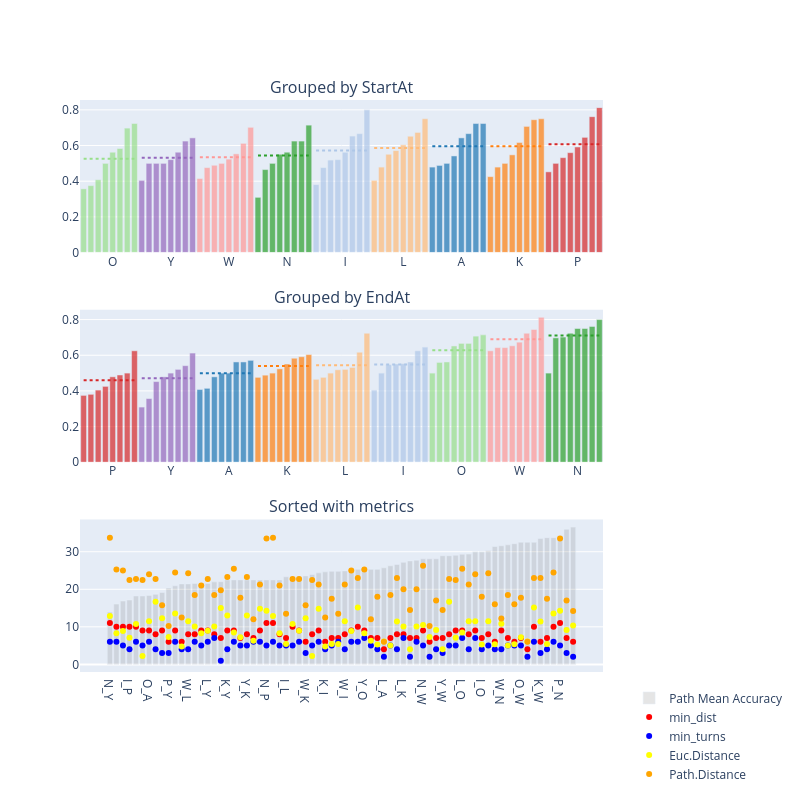

This figure's notebook cell:
### Markdown cell above
## Do the plotting

### Code cell
# Assuming test_df is your initial DataFrame
new_df = test_df.groupby(["StartAt", "EndAt"])["accuracy"].mean().reset_index()
new_df["StartEnd"] = new_df["StartAt"] + "_" + new_df["EndAt"]

# Calculate min turns; first set turns very high for the wrong people
# Note: there's definitely a smarter way to do this in pandas
test_df["accuracy"] = test_df["accuracy"].astype(bool)
test_df["fake_turns"] = test_df["turns_count"]
test_df.loc[~test_df["accuracy"], "fake_turns"] = 999

test_df["min_turns"] = test_df.groupby("StartEnd")["fake_turns"].transform("min")

# Calculate min path dist; first set v high for the wrong people
# Note: there's definitely a smarter way to do this in pandas
test_df["fake_dist"] = test_df["trajs"].apply(len)
test_df.loc[~test_df["accuracy"], "fake_dist"] = 999

test_df["min_dist"] = test_df.groupby("StartEnd")["fake_dist"].transform("min")

print(new_df)
color_dict = {k: f'rgb({v[0]*255},{v[1]*255},{v[2]*255})' for k, v in zip(new_df["StartAt"].unique(), plt.get_cmap('tab20').colors)}

# # Create the layout for subplots
fig = make_subplots(rows=3, cols=1, vertical_spacing=0.1, subplot_titles=("Grouped by StartAt", "Grouped by EndAt", "Sorted with metrics"))

# Sorting by StartAt
avg_startat = new_df.groupby("StartAt")["accuracy"].mean().sort_values()
new_df["StartAt"] = pd.Categorical(new_df["StartAt"], categories=avg_startat.index, ordered=True)
new_df = new_df.sort_values(["StartAt", "accuracy"])
new_df["colors_start"] = new_df["StartAt"].apply(lambda x: color_dict[x])

# Add traces for StartAt groups
traces_start, tickvals_start, ticktext_start = create_trace(new_df, "colors_start", "StartAt", "StartAt")
for trace in traces_start:
    fig.add_trace(trace, row=1, col=1)
  
# Sorting by EndAt
avg_endat = new_df.groupby("EndAt")["accuracy"].mean().sort_values()
new_df["EndAt"] = pd.Categorical(new_df["EndAt"], categories=avg_endat.index, ordered=True)
new_df = new_df.sort_values(["EndAt", "accuracy"])
new_df["colors_end"] = new_df["EndAt"].apply(lambda x: color_dict[x])

# Add traces for EndAt groups
traces_end, tickvals_end, ticktext_end = create_trace(new_df, "colors_end", "EndAt", "EndAt")
for trace in traces_end:
    fig.add_trace(trace, row=2, col=1)

## Add third plot
# Assuming test_df is your initial DataFrame
metrics_to_plot = ["min_dist", "min_turns", "Euc.Distance", "Path.Distance"]
colors = ["red", "blue", "yellow", "orange"]

# Prepare data
path_accs = test_df[["StartEnd", "path_mean_acc"] + metrics_to_plot].drop_duplicates(subset=["StartEnd"], keep="first")
path_accs = path_accs.sort_values("path_mean_acc")

# Bar plot for path mean accuracy
bar_trace = go.Bar(
    x=path_accs["StartEnd"],
    y=path_accs["path_mean_acc"]*45,
    marker=dict(color="rgba(0, 0, 0, 0.1)"),
    name="Path Mean Accuracy",
    xaxis="x3",
    yaxis="y11",
    hovertemplate="StartEnd: %{x}<br>Path Mean Accuracy: %{customdata:.2f}<extra></extra>",
    customdata=path_accs["path_mean_acc"],

)
fig.add_trace(bar_trace, row=3, col=1)

# Scatter plots for metrics
for metric, color in zip(metrics_to_plot, colors):
    scatter_trace = go.Scatter(
        x=path_accs["StartEnd"],
        y=path_accs[metric],
        mode='markers',
        marker=dict(color=color),
        name=metric,
        xaxis="x3",
        yaxis="y12"
        # hovertemplate=f"StartEnd: <br>{metric}: %{y:.2f}<extra></extra>"#%{x}
    )
    fig.add_trace(scatter_trace, row=3, col=1)

# Update layout for color legends and custom ticks
fig.update_layout(
    height=800, width=800,
    showlegend=True,
    legend=dict(
        x=1.05,
        y=-10,
        traceorder='normal'
    ),
    xaxis=dict(
        tickvals=tickvals_start,
        ticktext=ticktext_start,
        tickmode='array'
    ),
    xaxis2=dict(
        tickvals=tickvals_end,
        ticktext=ticktext_end,
        tickmode='array',
    ),
    yaxis11=dict(title="Path Mean Accuracy", anchor="x3"),
    yaxis12=dict(title="Metrics", anchor="x3", overlaying='y7', side='right'),
)

fig.update_layout(hovermode="closest")

fig.show()
plot(fig, filename="figures/grouped_by_start_end.html")

### Figure 1 — Plotly figure (JSON) as saved in the notebook; plotly's stock layout.template omitted (floating-point values rounded to 4 significant figures)
{"data": [{"customdata": ["O_Y", "O_P", "O_A", "O_L", "O_I", "O_K", "O_N", "O_W"], "hovertemplate": "<br>%{customdata}, %{y:.2f}<extra></extra>", "marker": {"color": ["rgb(152.0,223.0,138.0)", "rgb(152.0,223.0,138.0)", "rgb(152.0,223.0,138.0)", "rgb(152.0,223.0,138.0)", "rgb(152.0,223.0,138.0)", "rgb(152.0,223.0,138.0)", "rgb(152.0,223.0,138.0)", "rgb(152.0,223.0,138.0)"]}, "opacity": 0.7, "showlegend": false, "type": "bar", "x": ["O_Y", "O_P", "O_A", "O_L", "O_I", "O_K", "O_N", "O_W"], "xaxis": "x", "y": [0.3571, 0.375, 0.4082, 0.5, 0.5625, 0.5833, 0.6977, 0.7234], "yaxis": "y"}, {"hovertemplate": "<b>StartAt: O</b><br>Avg Accuracy: %{y:.2f}<extra></extra>", "line": {"color": "rgb(152.0,223.0,138.0)", "dash": "dot", "width": 2}, "mode": "lines", "name": "Avg StartAt: O, 0.5259022662132642", "showlegend": false, "type": "scatter", "x": ["O_Y", "O_P", "O_A", "O_L", "O_I", "O_K", "O_N", "O_W"], "xaxis": "x", "y": [0.5259, 0.5259, 0.5259, 0.5259, 0.5259, 0.5259, 0.5259, 0.5259], "yaxis": "y"}, {"customdata": ["Y_I", "Y_A", "Y_K", "Y_N", "Y_L", "Y_O", "Y_P", "Y_W"], "hovertemplate": "<br>%{customdata}, %{y:.2f}<extra></extra>", "marker": {"color": ["rgb(148.0,103.0,189.0)", "rgb(148.0,103.0,189.0)", "rgb(148.0,103.0,189.0)", "rgb(148.0,103.0,189.0)", "rgb(148.0,103.0,189.0)", "rgb(148.0,103.0,189.0)", "rgb(148.0,103.0,189.0)", "rgb(148.0,103.0,189.0)"]}, "opacity": 0.7, "showlegend": false, "type": "bar", "x": ["Y_I", "Y_A", "Y_K", "Y_N", "Y_L", "Y_O", "Y_P", "Y_W"], "xaxis": "x", "y": [0.4048, 0.5, 0.5, 0.5, 0.5208, 0.5625, 0.625, 0.6429], "yaxis": "y"}, {"hovertemplate": "<b>StartAt: Y</b><br>Avg Accuracy: %{y:.2f}<extra></extra>", "line": {"color": "rgb(148.0,103.0,189.0)", "dash": "dot", "width": 2}, "mode": "lines", "name": "Avg StartAt: Y, 0.5319940476190477", "showlegend": false, "type": "scatter", "x": ["Y_I", "Y_A", "Y_K", "Y_N", "Y_L", "Y_O", "Y_P", "Y_W"], "xaxis": "x", "y": [0.532, 0.532, 0.532, 0.532, 0.532, 0.532, 0.532, 0.532], "yaxis": "y"}, {"customdata": ["W_A", "W_L", "W_P", "W_O", "W_K", "W_I", "W_Y", "W_N"], "hovertemplate": "<br>%{customdata}, %{y:.2f}<extra></extra>", "marker": {"color": ["rgb(255.0,152.0,150.0)", "rgb(255.0,152.0,150.0)", "rgb(255.0,152.0,150.0)", "rgb(255.0,152.0,150.0)", "rgb(255.0,152.0,150.0)", "rgb(255.0,152.0,150.0)", "rgb(255.0,152.0,150.0)", "rgb(255.0,152.0,150.0)"]}, "opacity": 0.7, "showlegend": false, "type": "bar", "x": ["W_A", "W_L", "W_P", "W_O", "W_K", "W_I", "W_Y", "W_N"], "xaxis": "x", "y": [0.4146, 0.4762, 0.4894, 0.5, 0.5238, 0.5532, 0.6122, 0.7021], "yaxis": "y"}, {"hovertemplate": "<b>StartAt: W</b><br>Avg Accuracy: %{y:.2f}<extra></extra>", "line": {"color": "rgb(255.0,152.0,150.0)", "dash": "dot", "width": 2}, "mode": "lines", "name": "Avg StartAt: W, 0.5339449869205596", "showlegend": false, "type": "scatter", "x": ["W_A", "W_L", "W_P", "W_O", "W_K", "W_I", "W_Y", "W_N"], "xaxis": "x", "y": [0.5339, 0.5339, 0.5339, 0.5339, 0.5339, 0.5339, 0.5339, 0.5339], "yaxis": "y"}, {"customdata": ["N_Y", "N_L", "N_P", "N_K", "N_A", "N_I", "N_W", "N_O"], "hovertemplate": "<br>%{customdata}, %{y:.2f}<extra></extra>", "marker": {"color": ["rgb(44.0,160.0,44.0)", "rgb(44.0,160.0,44.0)", "rgb(44.0,160.0,44.0)", "rgb(44.0,160.0,44.0)", "rgb(44.0,160.0,44.0)", "rgb(44.0,160.0,44.0)", "rgb(44.0,160.0,44.0)", "rgb(44.0,160.0,44.0)"]}, "opacity": 0.7, "showlegend": false, "type": "bar", "x": ["N_Y", "N_L", "N_P", "N_K", "N_A", "N_I", "N_W", "N_O"], "xaxis": "x", "y": [0.3095, 0.4651, 0.5, 0.551, 0.5625, 0.625, 0.625, 0.7143], "yaxis": "y"}, {"hovertemplate": "<b>StartAt: N</b><br>Avg Accuracy: %{y:.2f}<extra></extra>", "line": {"color": "rgb(44.0,160.0,44.0)", "dash": "dot", "width": 2}, "mode": "lines", "name": "Avg StartAt: N, 0.5440557763803195", "showlegend": false, "type": "scatter", "x": ["N_Y", "N_L", "N_P", "N_K", "N_A", "N_I", "N_W", "N_O"], "xaxis": "x", "y": [0.5441, 0.5441, 0.5441, 0.5441, 0.5441, 0.5441, 0.5441, 0.5441], "yaxis": "y"}, {"customdata": ["I_P", "I_K", "I_L", "I_Y", "I_A", "I_W", "I_O", "I_N"], "hovertemplate": "<br>%{customdata}, %{y:.2f}<extra></extra>", "marker": {"color": ["rgb(174.0,199.0,232.0)", "rgb(174.0,199.0,232.0)", "rgb(174.0,199.0,232.0)", "rgb(174.0,199.0,232.0)", "rgb(174.0,199.0,232.0)", "rgb(174.0,199.0,232.0)", "rgb(174.0,199.0,232.0)", "rgb(174.0,199.0,232.0)"]}, "opacity": 0.7, "showlegend": false, "type": "bar", "x": ["I_P", "I_K", "I_L", "I_Y", "I_A", "I_W", "I_O", "I_N"], "xaxis": "x", "y": [0.381, 0.4762, 0.5185, 0.5208, 0.5625, 0.6531, 0.6667, 0.8], "yaxis": "y"}, {"hovertemplate": "<b>StartAt: I</b><br>Avg Accuracy: %{y:.2f}<extra></extra>", "line": {"color": "rgb(174.0,199.0,232.0)", "dash": "dot", "width": 2}, "mode": "lines", "name": "Avg StartAt: I, 0.5723403250188964", "showlegend": false, "type": "scatter", "x": ["I_P", "I_K", "I_L", "I_Y", "I_A", "I_W", "I_O", "I_N"], "xaxis": "x", "y": [0.5723, 0.5723, 0.5723, 0.5723, 0.5723, 0.5723, 0.5723, 0.5723], "yaxis": "y"}, {"customdata": ["L_P", "L_Y", "L_I", "L_A", "L_K", "L_O", "L_W", "L_N"], "hovertemplate": "<br>%{customdata}, %{y:.2f}<extra></extra>", "marker": {"color": ["rgb(255.0,187.0,120.0)", "rgb(255.0,187.0,120.0)", "rgb(255.0,187.0,120.0)", "rgb(255.0,187.0,120.0)", "rgb(255.0,187.0,120.0)", "rgb(255.0,187.0,120.0)", "rgb(255.0,187.0,120.0)", "rgb(255.0,187.0,120.0)"]}, "opacity": 0.7, "showlegend": false, "type": "bar", "x": ["L_P", "L_Y", "L_I", "L_A", "L_K", "L_O", "L_W", "L_N"], "xaxis": "x", "y": [0.4048, 0.4792, 0.551, 0.5714, 0.6042, 0.6522, 0.6735, 0.75], "yaxis": "y"}, {"hovertemplate": "<b>StartAt: L</b><br>Avg Accuracy: %{y:.2f}<extra></extra>", "line": {"color": "rgb(255.0,187.0,120.0)", "dash": "dot", "width": 2}, "mode": "lines", "name": "Avg StartAt: L, 0.5857734398107068", "showlegend": false, "type": "scatter", "x": ["L_P", "L_Y", "L_I", "L_A", "L_K", "L_O", "L_W", "L_N"], "xaxis": "x", "y": [0.5858, 0.5858, 0.5858, 0.5858, 0.5858, 0.5858, 0.5858, 0.5858], "yaxis": "y"}, {"customdata": ["A_P", "A_K", "A_I", "A_Y", "A_W", "A_O", "A_L", "A_N"], "hovertemplate": "<br>%{customdata}, %{y:.2f}<extra></extra>", "marker": {"color": ["rgb(31.0,119.0,180.0)", "rgb(31.0,119.0,180.0)", "rgb(31.0,119.0,180.0)", "rgb(31.0,119.0,180.0)", "rgb(31.0,119.0,180.0)", "rgb(31.0,119.0,180.0)", "rgb(31.0,119.0,180.0)", "rgb(31.0,119.0,180.0)"]}, "opacity": 0.7, "showlegend": false, "type": "bar", "x": ["A_P", "A_K", "A_I", "A_Y", "A_W", "A_O", "A_L", "A_N"], "xaxis": "x", "y": [0.4792, 0.4884, 0.5, 0.5417, 0.6429, 0.6667, 0.7234, 0.7234], "yaxis": "y"}, {"hovertemplate": "<b>StartAt: A</b><br>Avg Accuracy: %{y:.2f}<extra></extra>", "line": {"color": "rgb(31.0,119.0,180.0)", "dash": "dot", "width": 2}, "mode": "lines", "name": "Avg StartAt: A, 0.595692218314837", "showlegend": false, "type": "scatter", "x": ["A_P", "A_K", "A_I", "A_Y", "A_W", "A_O", "A_L", "A_N"], "xaxis": "x", "y": [0.5957, 0.5957, 0.5957, 0.5957, 0.5957, 0.5957, 0.5957, 0.5957], "yaxis": "y"}, {"customdata": ["K_P", "K_A", "K_Y", "K_I", "K_L", "K_O", "K_W", "K_N"], "hovertemplate": "<br>%{customdata}, %{y:.2f}<extra></extra>", "marker": {"color": ["rgb(255.0,127.0,14.0)", "rgb(255.0,127.0,14.0)", "rgb(255.0,127.0,14.0)", "rgb(255.0,127.0,14.0)", "rgb(255.0,127.0,14.0)", "rgb(255.0,127.0,14.0)", "rgb(255.0,127.0,14.0)", "rgb(255.0,127.0,14.0)"]}, "opacity": 0.7, "showlegend": false, "type": "bar", "x": ["K_P", "K_A", "K_Y", "K_I", "K_L", "K_O", "K_W", "K_N"], "xaxis": "x", "y": [0.4255, 0.4792, 0.5, 0.5476, 0.617, 0.7073, 0.7447, 0.75], "yaxis": "y"}, {"hovertemplate": "<b>StartAt: K</b><br>Avg Accuracy: %{y:.2f}<extra></extra>", "line": {"color": "rgb(255.0,127.0,14.0)", "dash": "dot", "width": 2}, "mode": "lines", "name": "Avg StartAt: K, 0.5964171037512047", "showlegend": false, "type": "scatter", "x": ["K_P", "K_A", "K_Y", "K_I", "K_L", "K_O", "K_W", "K_N"], "xaxis": "x", "y": [0.5964, 0.5964, 0.5964, 0.5964, 0.5964, 0.5964, 0.5964, 0.5964], "yaxis": "y"}, {"customdata": ["P_Y", "P_A", "P_L", "P_O", "P_K", "P_I", "P_N", "P_W"], "hovertemplate": "<br>%{customdata}, %{y:.2f}<extra></extra>", "marker": {"color": ["rgb(214.0,39.0,40.0)", "rgb(214.0,39.0,40.0)", "rgb(214.0,39.0,40.0)", "rgb(214.0,39.0,40.0)", "rgb(214.0,39.0,40.0)", "rgb(214.0,39.0,40.0)", "rgb(214.0,39.0,40.0)", "rgb(214.0,39.0,40.0)"]}, "opacity": 0.7, "showlegend": false, "type": "bar", "x": ["P_Y", "P_A", "P_L", "P_O", "P_K", "P_I", "P_N", "P_W"], "xaxis": "x", "y": [0.4524, 0.5, 0.5319, 0.56, 0.5918, 0.6458, 0.7619, 0.8125], "yaxis": "y"}, {"hovertemplate": "<b>StartAt: P</b><br>Avg Accuracy: %{y:.2f}<extra></extra>", "line": {"color": "rgb(214.0,39.0,40.0)", "dash": "dot", "width": 2}, "mode": "lines", "name": "Avg StartAt: P, 0.6070463344912433", "showlegend": false, "type": "scatter", "x": ["P_Y", "P_A", "P_L", "P_O", "P_K", "P_I", "P_N", "P_W"], "xaxis": "x", "y": [0.607, 0.607, 0.607, 0.607, 0.607, 0.607, 0.607, 0.607], "yaxis": "y"}, {"customdata": ["O_P", "I_P", "L_P", "K_P", "A_P", "W_P", "N_P", "Y_P"], "hovertemplate": "<br>%{customdata}, %{y:.2f}<extra></extra>", "marker": {"color": ["rgb(214.0,39.0,40.0)", "rgb(214.0,39.0,40.0)", "rgb(214.0,39.0,40.0)", "rgb(214.0,39.0,40.0)", "rgb(214.0,39.0,40.0)", "rgb(214.0,39.0,40.0)", "rgb(214.0,39.0,40.0)", "rgb(214.0,39.0,40.0)"]}, "opacity": 0.7, "showlegend": false, "type": "bar", "x": ["O_P", "I_P", "L_P", "K_P", "A_P", "W_P", "N_P", "Y_P"], "xaxis": "x2", "y": [0.375, 0.381, 0.4048, 0.4255, 0.4792, 0.4894, 0.5, 0.625], "yaxis": "y2"}, {"hovertemplate": "<b>EndAt: P</b><br>Avg Accuracy: %{y:.2f}<extra></extra>", "line": {"color": "rgb(214.0,39.0,40.0)", "dash": "dot", "width": 2}, "mode": "lines", "name": "Avg EndAt: P, 0.45997182117527863", "showlegend": false, "type": "scatter", "x": ["O_P", "I_P", "L_P", "K_P", "A_P", "W_P", "N_P", "Y_P"], "xaxis": "x2", "y": [0.46, 0.46, 0.46, 0.46, 0.46, 0.46, 0.46, 0.46], "yaxis": "y2"}, {"customdata": ["N_Y", "O_Y", "P_Y", "L_Y", "K_Y", "I_Y", "A_Y", "W_Y"], "hovertemplate": "<br>%{customdata}, %{y:.2f}<extra></extra>", "marker": {"color": ["rgb(148.0,103.0,189.0)", "rgb(148.0,103.0,189.0)", "rgb(148.0,103.0,189.0)", "rgb(148.0,103.0,189.0)", "rgb(148.0,103.0,189.0)", "rgb(148.0,103.0,189.0)", "rgb(148.0,103.0,189.0)", "rgb(148.0,103.0,189.0)"]}, "opacity": 0.7, "showlegend": false, "type": "bar", "x": ["N_Y", "O_Y", "P_Y", "L_Y", "K_Y", "I_Y", "A_Y", "W_Y"], "xaxis": "x2", "y": [0.3095, 0.3571, 0.4524, 0.4792, 0.5, 0.5208, 0.5417, 0.6122], "yaxis": "y2"}, {"hovertemplate": "<b>EndAt: Y</b><br>Avg Accuracy: %{y:.2f}<extra></extra>", "line": {"color": "rgb(148.0,103.0,189.0)", "dash": "dot", "width": 2}, "mode": "lines", "name": "Avg EndAt: Y, 0.4716198979591837", "showlegend": false, "type": "scatter", "x": ["N_Y", "O_Y", "P_Y", "L_Y", "K_Y", "I_Y", "A_Y", "W_Y"], "xaxis": "x2", "y": [0.4716, 0.4716, 0.4716, 0.4716, 0.4716, 0.4716, 0.4716, 0.4716], "yaxis": "y2"}, {"customdata": ["O_A", "W_A", "K_A", "Y_A", "P_A", "N_A", "I_A", "L_A"], "hovertemplate": "<br>%{customdata}, %{y:.2f}<extra></extra>", "marker": {"color": ["rgb(31.0,119.0,180.0)", "rgb(31.0,119.0,180.0)", "rgb(31.0,119.0,180.0)", "rgb(31.0,119.0,180.0)", "rgb(31.0,119.0,180.0)", "rgb(31.0,119.0,180.0)", "rgb(31.0,119.0,180.0)", "rgb(31.0,119.0,180.0)"]}, "opacity": 0.7, "showlegend": false, "type": "bar", "x": ["O_A", "W_A", "K_A", "Y_A", "P_A", "N_A", "I_A", "L_A"], "xaxis": "x2", "y": [0.4082, 0.4146, 0.4792, 0.5, 0.5, 0.5625, 0.5625, 0.5714], "yaxis": "y2"}, {"hovertemplate": "<b>EndAt: A</b><br>Avg Accuracy: %{y:.2f}<extra></extra>", "line": {"color": "rgb(31.0,119.0,180.0)", "dash": "dot", "width": 2}, "mode": "lines", "name": "Avg EndAt: A, 0.499799081217853", "showlegend": false, "type": "scatter", "x": ["O_A", "W_A", "K_A", "Y_A", "P_A", "N_A", "I_A", "L_A"], "xaxis": "x2", "y": [0.4998, 0.4998, 0.4998, 0.4998, 0.4998, 0.4998, 0.4998, 0.4998], "yaxis": "y2"}, {"customdata": ["I_K", "A_K", "Y_K", "W_K", "N_K", "O_K", "P_K", "L_K"], "hovertemplate": "<br>%{customdata}, %{y:.2f}<extra></extra>", "marker": {"color": ["rgb(255.0,127.0,14.0)", "rgb(255.0,127.0,14.0)", "rgb(255.0,127.0,14.0)", "rgb(255.0,127.0,14.0)", "rgb(255.0,127.0,14.0)", "rgb(255.0,127.0,14.0)", "rgb(255.0,127.0,14.0)", "rgb(255.0,127.0,14.0)"]}, "opacity": 0.7, "showlegend": false, "type": "bar", "x": ["I_K", "A_K", "Y_K", "W_K", "N_K", "O_K", "P_K", "L_K"], "xaxis": "x2", "y": [0.4762, 0.4884, 0.5, 0.5238, 0.551, 0.5833, 0.5918, 0.6042], "yaxis": "y2"}, {"hovertemplate": "<b>EndAt: K</b><br>Avg Accuracy: %{y:.2f}<extra></extra>", "line": {"color": "rgb(255.0,127.0,14.0)", "dash": "dot", "width": 2}, "mode": "lines", "name": "Avg EndAt: K, 0.5398411544850499", "showlegend": false, "type": "scatter", "x": ["I_K", "A_K", "Y_K", "W_K", "N_K", "O_K", "P_K", "L_K"], "xaxis": "x2", "y": [0.5398, 0.5398, 0.5398, 0.5398, 0.5398, 0.5398, 0.5398, 0.5398], "yaxis": "y2"}, {"customdata": ["N_L", "W_L", "O_L", "I_L", "Y_L", "P_L", "K_L", "A_L"], "hovertemplate": "<br>%{customdata}, %{y:.2f}<extra></extra>", "marker": {"color": ["rgb(255.0,187.0,120.0)", "rgb(255.0,187.0,120.0)", "rgb(255.0,187.0,120.0)", "rgb(255.0,187.0,120.0)", "rgb(255.0,187.0,120.0)", "rgb(255.0,187.0,120.0)", "rgb(255.0,187.0,120.0)", "rgb(255.0,187.0,120.0)"]}, "opacity": 0.7, "showlegend": false, "type": "bar", "x": ["N_L", "W_L", "O_L", "I_L", "Y_L", "P_L", "K_L", "A_L"], "xaxis": "x2", "y": [0.4651, 0.4762, 0.5, 0.5185, 0.5208, 0.5319, 0.617, 0.7234], "yaxis": "y2"}, {"hovertemplate": "<b>EndAt: L</b><br>Avg Accuracy: %{y:.2f}<extra></extra>", "line": {"color": "rgb(255.0,187.0,120.0)", "dash": "dot", "width": 2}, "mode": "lines", "name": "Avg EndAt: L, 0.5441248790805013", "showlegend": false, "type": "scatter", "x": ["N_L", "W_L", "O_L", "I_L", "Y_L", "P_L", "K_L", "A_L"], "xaxis": "x2", "y": [0.5441, 0.5441, 0.5441, 0.5441, 0.5441, 0.5441, 0.5441, 0.5441], "yaxis": "y2"}, {"customdata": ["Y_I", "A_I", "K_I", "L_I", "W_I", "O_I", "N_I", "P_I"], "hovertemplate": "<br>%{customdata}, %{y:.2f}<extra></extra>", "marker": {"color": ["rgb(174.0,199.0,232.0)", "rgb(174.0,199.0,232.0)", "rgb(174.0,199.0,232.0)", "rgb(174.0,199.0,232.0)", "rgb(174.0,199.0,232.0)", "rgb(174.0,199.0,232.0)", "rgb(174.0,199.0,232.0)", "rgb(174.0,199.0,232.0)"]}, "opacity": 0.7, "showlegend": false, "type": "bar", "x": ["Y_I", "A_I", "K_I", "L_I", "W_I", "O_I", "N_I", "P_I"], "xaxis": "x2", "y": [0.4048, 0.5, 0.5476, 0.551, 0.5532, 0.5625, 0.625, 0.6458], "yaxis": "y2"}, {"hovertemplate": "<b>EndAt: I</b><br>Avg Accuracy: %{y:.2f}<extra></extra>", "line": {"color": "rgb(174.0,199.0,232.0)", "dash": "dot", "width": 2}, "mode": "lines", "name": "Avg EndAt: I, 0.5487407729049067", "showlegend": false, "type": "scatter", "x": ["Y_I", "A_I", "K_I", "L_I", "W_I", "O_I", "N_I", "P_I"], "xaxis": "x2", "y": [0.5487, 0.5487, 0.5487, 0.5487, 0.5487, 0.5487, 0.5487, 0.5487], "yaxis": "y2"}, {"customdata": ["W_O", "P_O", "Y_O", "L_O", "I_O", "A_O", "K_O", "N_O"], "hovertemplate": "<br>%{customdata}, %{y:.2f}<extra></extra>", "marker": {"color": ["rgb(152.0,223.0,138.0)", "rgb(152.0,223.0,138.0)", "rgb(152.0,223.0,138.0)", "rgb(152.0,223.0,138.0)", "rgb(152.0,223.0,138.0)", "rgb(152.0,223.0,138.0)", "rgb(152.0,223.0,138.0)", "rgb(152.0,223.0,138.0)"]}, "opacity": 0.7, "showlegend": false, "type": "bar", "x": ["W_O", "P_O", "Y_O", "L_O", "I_O", "A_O", "K_O", "N_O"], "xaxis": "x2", "y": [0.5, 0.56, 0.5625, 0.6522, 0.6667, 0.6667, 0.7073, 0.7143], "yaxis": "y2"}, {"hovertemplate": "<b>EndAt: O</b><br>Avg Accuracy: %{y:.2f}<extra></extra>", "line": {"color": "rgb(152.0,223.0,138.0)", "dash": "dot", "width": 2}, "mode": "lines", "name": "Avg EndAt: O, 0.6287012542291571", "showlegend": false, "type": "scatter", "x": ["W_O", "P_O", "Y_O", "L_O", "I_O", "A_O", "K_O", "N_O"], "xaxis": "x2", "y": [0.6287, 0.6287, 0.6287, 0.6287, 0.6287, 0.6287, 0.6287, 0.6287], "yaxis": "y2"}, {"customdata": ["N_W", "Y_W", "A_W", "I_W", "L_W", "O_W", "K_W", "P_W"], "hovertemplate": "<br>%{customdata}, %{y:.2f}<extra></extra>", "marker": {"color": ["rgb(255.0,152.0,150.0)", "rgb(255.0,152.0,150.0)", "rgb(255.0,152.0,150.0)", "rgb(255.0,152.0,150.0)", "rgb(255.0,152.0,150.0)", "rgb(255.0,152.0,150.0)", "rgb(255.0,152.0,150.0)", "rgb(255.0,152.0,150.0)"]}, "opacity": 0.7, "showlegend": false, "type": "bar", "x": ["N_W", "Y_W", "A_W", "I_W", "L_W", "O_W", "K_W", "P_W"], "xaxis": "x2", "y": [0.625, 0.6429, 0.6429, 0.6531, 0.6735, 0.7234, 0.7447, 0.8125], "yaxis": "y2"}, {"hovertemplate": "<b>EndAt: W</b><br>Avg Accuracy: %{y:.2f}<extra></extra>", "line": {"color": "rgb(255.0,152.0,150.0)", "dash": "dot", "width": 2}, "mode": "lines", "name": "Avg EndAt: W, 0.6897287505427703", "showlegend": false, "type": "scatter", "x": ["N_W", "Y_W", "A_W", "I_W", "L_W", "O_W", "K_W", "P_W"], "xaxis": "x2", "y": [0.6897, 0.6897, 0.6897, 0.6897, 0.6897, 0.6897, 0.6897, 0.6897], "yaxis": "y2"}, {"customdata": ["Y_N", "O_N", "W_N", "A_N", "L_N", "K_N", "P_N", "I_N"], "hovertemplate": "<br>%{customdata}, %{y:.2f}<extra></extra>", "marker": {"color": ["rgb(44.0,160.0,44.0)", "rgb(44.0,160.0,44.0)", "rgb(44.0,160.0,44.0)", "rgb(44.0,160.0,44.0)", "rgb(44.0,160.0,44.0)", "rgb(44.0,160.0,44.0)", "rgb(44.0,160.0,44.0)", "rgb(44.0,160.0,44.0)"]}, "opacity": 0.7, "showlegend": false, "type": "bar", "x": ["Y_N", "O_N", "W_N", "A_N", "L_N", "K_N", "P_N", "I_N"], "xaxis": "x2", "y": [0.5, 0.6977, 0.7021, 0.7234, 0.75, 0.75, 0.7619, 0.8], "yaxis": "y2"}, {"hovertemplate": "<b>EndAt: N</b><br>Avg Accuracy: %{y:.2f}<extra></extra>", "line": {"color": "rgb(44.0,160.0,44.0)", "dash": "dot", "width": 2}, "mode": "lines", "name": "Avg EndAt: N, 0.7106388869253788", "showlegend": false, "type": "scatter", "x": ["Y_N", "O_N", "W_N", "A_N", "L_N", "K_N", "P_N", "I_N"], "xaxis": "x2", "y": [0.7106, 0.7106, 0.7106, 0.7106, 0.7106, 0.7106, 0.7106, 0.7106], "yaxis": "y2"}, {"customdata": [0.3095, 0.3571, 0.375, 0.381, 0.4048, 0.4048, 0.4082, 0.4146, 0.4255, 0.4524, 0.4651, 0.4762, 0.4762, 0.4792, 0.4792, 0.4792, 0.4884, 0.4894, 0.5, 0.5, 0.5, 0.5, 0.5, 0.5, 0.5, 0.5, 0.5, 0.5185, 0.5208, 0.5208, 0.5238, 0.5319, 0.5417, 0.5476, 0.551, 0.551, 0.5532, 0.56, 0.5625, 0.5625, 0.5625, 0.5625, 0.5714, 0.5833, 0.5918, 0.6042, 0.6122, 0.617, 0.625, 0.625, 0.625, 0.6429, 0.6429, 0.6458, 0.6522, 0.6531, 0.6667, 0.6667, 0.6735, 0.6977, 0.7021, 0.7073, 0.7143, 0.7234, 0.7234, 0.7234, 0.7447, 0.75, 0.75, 0.7619, 0.8, 0.8125], "hovertemplate": "StartEnd: %{x}<br>Path Mean Accuracy: %{customdata:.2f}<extra></extra>", "marker": {"color": "rgba(0, 0, 0, 0.1)"}, "name": "Path Mean Accuracy", "type": "bar", "x": ["N_Y", "O_Y", "O_P", "I_P", "Y_I", "L_P", "O_A", "W_A", "K_P", "P_Y", "N_L", "I_K", "W_L", "K_A", "A_P", "L_Y", "A_K", "W_P", "K_Y", "O_L", "W_O", "Y_K", "A_I", "Y_A", "N_P", "Y_N", "P_A", "I_L", "I_Y", "Y_L", "W_K", "P_L", "A_Y", "K_I", "N_K", "L_I", "W_I", "P_O", "N_A", "Y_O", "I_A", "O_I", "L_A", "O_K", "P_K", "L_K", "W_Y", "K_L", "N_W", "Y_P", "N_I", "Y_W", "A_W", "P_I", "L_O", "I_W", "A_O", "I_O", "L_W", "O_N", "W_N", "K_O", "N_O", "O_W", "A_L", "A_N", "K_W", "K_N", "L_N", "P_N", "I_N", "P_W"], "xaxis": "x3", "y": [13.93, 16.07, 16.88, 17.14, 18.21, 18.21, 18.37, 18.66, 19.15, 20.36, 20.93, 21.43, 21.43, 21.56, 21.56, 21.56, 21.98, 22.02, 22.5, 22.5, 22.5, 22.5, 22.5, 22.5, 22.5, 22.5, 22.5, 23.33, 23.44, 23.44, 23.57, 23.94, 24.38, 24.64, 24.8, 24.8, 24.89, 25.2, 25.31, 25.31, 25.31, 25.31, 25.71, 26.25, 26.63, 27.19, 27.55, 27.77, 28.12, 28.12, 28.12, 28.93, 28.93, 29.06, 29.35, 29.39, 30, 30, 30.31, 31.4, 31.6, 31.83, 32.14, 32.55, 32.55, 32.55, 33.51, 33.75, 33.75, 34.29, 36, 36.56], "yaxis": "y3"}, {"marker": {"color": "red"}, "mode": "markers", "name": "min_dist", "type": "scatter", "x": ["N_Y", "O_Y", "O_P", "I_P", "Y_I", "L_P", "O_A", "W_A", "K_P", "P_Y", "N_L", "I_K", "W_L", "K_A", "A_P", "L_Y", "A_K", "W_P", "K_Y", "O_L", "W_O", "Y_K", "A_I", "Y_A", "N_P", "Y_N", "P_A", "I_L", "I_Y", "Y_L", "W_K", "P_L", "A_Y", "K_I", "N_K", "L_I", "W_I", "P_O", "N_A", "Y_O", "I_A", "O_I", "L_A", "O_K", "P_K", "L_K", "W_Y", "K_L", "N_W", "Y_P", "N_I", "Y_W", "A_W", "P_I", "L_O", "I_W", "A_O", "I_O", "L_W", "O_N", "W_N", "K_O", "N_O", "O_W", "A_L", "A_N", "K_W", "K_N", "L_N", "P_N", "I_N", "P_W"], "xaxis": "x3", "y": [11, 10, 10, 10, 10, 9, 9, 8, 9, 6, 9, 6, 8, 8, 9, 9, 8, 7, 9, 9, 7, 8, 7, 9, 11, 11, 8, 7, 10, 9, 6, 8, 9, 6, 7, 7, 8, 9, 10, 9, 7, 7, 4, 7, 8, 8, 7, 7, 9, 6, 7, 7, 8, 9, 9, 8, 9, 7, 8, 6, 9, 7, 6, 7, 4, 10, 6, 7, 10, 11, 7, 6], "yaxis": "y3"}, {"marker": {"color": "blue"}, "mode": "markers", "name": "min_turns", "type": "scatter", "x": ["N_Y", "O_Y", "O_P", "I_P", "Y_I", "L_P", "O_A", "W_A", "K_P", "P_Y", "N_L", "I_K", "W_L", "K_A", "A_P", "L_Y", "A_K", "W_P", "K_Y", "O_L", "W_O", "Y_K", "A_I", "Y_A", "N_P", "Y_N", "P_A", "I_L", "I_Y", "Y_L", "W_K", "P_L", "A_Y", "K_I", "N_K", "L_I", "W_I", "P_O", "N_A", "Y_O", "I_A", "O_I", "L_A", "O_K", "P_K", "L_K", "W_Y", "K_L", "N_W", "Y_P", "N_I", "Y_W", "A_W", "P_I", "L_O", "I_W", "A_O", "I_O", "L_W", "O_N", "W_N", "K_O", "N_O", "O_W", "A_L", "A_N", "K_W", "K_N", "L_N", "P_N", "I_N", "P_W"], "xaxis": "x3", "y": [6, 6, 5, 4, 6, 5, 6, 4, 3, 3, 6, 4, 4, 6, 5, 6, 7, 1, 4, 6, 5, 5, 6, 6, 5, 6, 5, 5, 5, 6, 3, 5, 6, 4, 5, 6, 4, 6, 6, 7, 5, 4, 2, 5, 4, 7, 2, 6, 5, 2, 4, 3, 5, 5, 7, 4, 7, 4, 5, 4, 4, 5, 5, 5, 2, 6, 3, 4, 6, 5, 3, 2], "yaxis": "y3"}, {"marker": {"color": "yellow"}, "mode": "markers", "name": "Euc.Distance", "type": "scatter", "x": ["N_Y", "O_Y", "O_P", "I_P", "Y_I", "L_P", "O_A", "W_A", "K_P", "P_Y", "N_L", "I_K", "W_L", "K_A", "A_P", "L_Y", "A_K", "W_P", "K_Y", "O_L", "W_O", "Y_K", "A_I", "Y_A", "N_P", "Y_N", "P_A", "I_L", "I_Y", "Y_L", "W_K", "P_L", "A_Y", "K_I", "N_K", "L_I", "W_I", "P_O", "N_A", "Y_O", "I_A", "O_I", "L_A", "O_K", "P_K", "L_K", "W_Y", "K_L", "N_W", "Y_P", "N_I", "Y_W", "A_W", "P_I", "L_O", "I_W", "A_O", "I_O", "L_W", "O_N", "W_N", "K_O", "N_O", "O_W", "A_L", "A_N", "K_W", "K_N", "L_N", "P_N", "I_N", "P_W"], "xaxis": "x3", "y": [12.91, 8.28, 8.923, 7.08, 10.75, 2.264, 11.51, 16.71, 12.26, 7.267, 13.58, 4.743, 11.5, 10.11, 8.284, 8.962, 10.11, 15.0, 13.05, 8.515, 7.25, 13.05, 6.265, 14.81, 14.25, 12.91, 8.284, 5.408, 10.75, 8.962, 12.26, 2.264, 14.81, 4.743, 5.408, 5.408, 11.47, 8.923, 15.18, 8.28, 6.265, 5.315, 6.083, 5.025, 11.45, 10.06, 4, 10.06, 10.51, 7.267, 9.124, 4, 16.71, 7.08, 8.515, 11.47, 11.51, 5.315, 11.5, 5.385, 10.85, 5.025, 5.385, 7.25, 6.083, 15.18, 11.45, 5.408, 13.58, 14.25, 9.124, 10.34], "yaxis": "y3"}, {"marker": {"color": "orange"}, "mode": "markers", "name": "Path.Distance", "type": "scatter", "x": ["N_Y", "O_Y", "O_P", "I_P", "Y_I", "L_P", "O_A", "W_A", "K_P", "P_Y", "N_L", "I_K", "W_L", "K_A", "A_P", "L_Y", "A_K", "W_P", "K_Y", "O_L", "W_O", "Y_K", "A_I", "Y_A", "N_P", "Y_N", "P_A", "I_L", "I_Y", "Y_L", "W_K", "P_L", "A_Y", "K_I", "N_K", "L_I", "W_I", "P_O", "N_A", "Y_O", "I_A", "O_I", "L_A", "O_K", "P_K", "L_K", "W_Y", "K_L", "N_W", "Y_P", "N_I", "Y_W", "A_W", "P_I", "L_O", "I_W", "A_O", "I_O", "L_W", "O_N", "W_N", "K_O", "N_O", "O_W", "A_L", "A_N", "K_W", "K_N", "L_N", "P_N", "I_N", "P_W"], "xaxis": "x3", "y": [33.75, 25.25, 25, 22.5, 22.75, 22.5, 24, 22.75, 15.75, 10.25, 24.5, 12.5, 24.25, 18.5, 21, 22.75, 18.5, 19.75, 23.25, 25.5, 17.75, 23.25, 12, 21.25, 33.5, 33.75, 21, 13.5, 22.75, 22.75, 15.75, 22.5, 21.25, 12.5, 17.5, 13.5, 21.25, 25, 23, 25.25, 12, 18, 6, 18.5, 23, 20, 14.5, 20, 26.25, 10.25, 17, 14.5, 22.75, 22.5, 25.5, 21.25, 24, 18, 24.25, 16, 12.25, 18.5, 16, 17.75, 6, 23, 23, 17.5, 24.5, 33.5, 17, 14.25], "yaxis": "y3"}], "layout": {"annotations": [{"font": {"size": 16}, "showarrow": false, "text": "Grouped by StartAt", "x": 0.5, "xanchor": "center", "xref": "paper", "y": 1, "yanchor": "bottom", "yref": "paper"}, {"font": {"size": 16}, "showarrow": false, "text": "Grouped by EndAt", "x": 0.5, "xanchor": "center", "xref": "paper", "y": 0.6333, "yanchor": "bottom", "yref": "paper"}, {"font": {"size": 16}, "showarrow": false, "text": "Sorted with metrics", "x": 0.5, "xanchor": "center", "xref": "paper", "y": 0.2667, "yanchor": "bottom", "yref": "paper"}], "height": 800, "hovermode": "closest", "legend": {"traceorder": "normal", "x": 1.05, "y": -10}, "showlegend": true, "width": 800, "xaxis": {"anchor": "y", "domain": [0, 1], "tickmode": "array", "ticktext": ["O", "Y", "W", "N", "I", "L", "A", "K", "P"], "tickvals": ["O_I", "Y_L", "W_K", "N_A", "I_A", "L_K", "A_W", "K_L", "P_K"]}, "xaxis2": {"anchor": "y2", "domain": [0, 1], "tickmode": "array", "ticktext": ["P", "Y", "A", "K", "L", "I", "O", "W", "N"], "tickvals": ["A_P", "K_Y", "P_A", "N_K", "Y_L", "W_I", "I_O", "L_W", "L_N"]}, "xaxis3": {"anchor": "y3", "domain": [0, 1]}, "yaxis": {"anchor": "x", "domain": [0.7333, 1]}, "yaxis11": {"anchor": "x3", "title": {"text": "Path Mean Accuracy"}}, "yaxis12": {"anchor": "x3", "overlaying": "y7", "side": "right", "title": {"text": "Metrics"}}, "yaxis2": {"anchor": "x2", "domain": [0.3667, 0.6333]}, "yaxis3": {"anchor": "x3", "domain": [0, 0.2667]}}}
